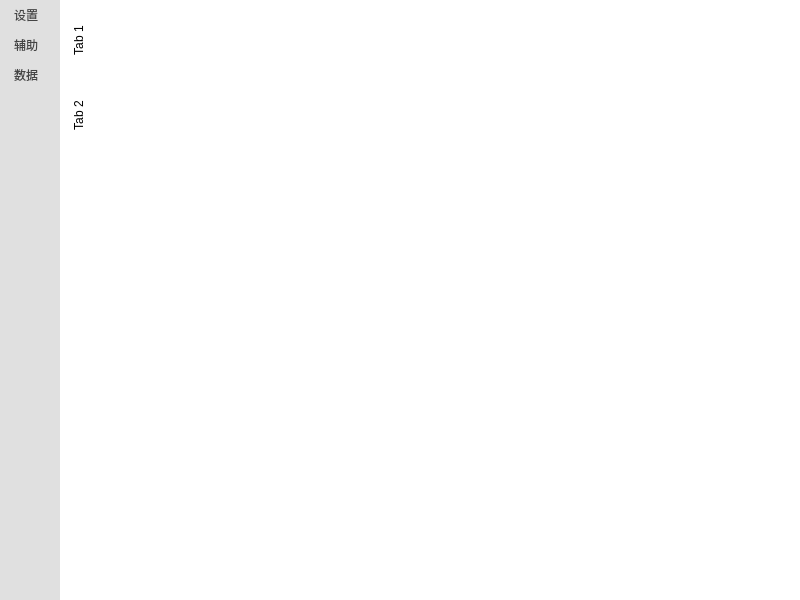
<?xml version="1.0" encoding="UTF-8"?>
<ui version="4.0">
 <class>MainWindow</class>
 <widget class="QMainWindow" name="MainWindow">
  <property name="geometry">
   <rect>
    <x>0</x>
    <y>0</y>
    <width>800</width>
    <height>600</height>
   </rect>
  </property>
  <property name="windowTitle">
   <string>猫样QQ</string>
  </property>
  <property name="windowIcon">
   <iconset resource="resources/resources.qrc">
    <normaloff>:/appicon</normaloff>:/appicon</iconset>
  </property>
  <property name="styleSheet">
   <string notr="true">#MainWindow
{
	background: white;
}</string>
  </property>
  <widget class="QWidget" name="centralwidget">
   <property name="styleSheet">
    <string notr="true">#centralwidget
{
	background: white;
}</string>
   </property>
   <layout class="QHBoxLayout" name="horizontalLayout" stretch="0,0">
    <property name="spacing">
     <number>0</number>
    </property>
    <property name="leftMargin">
     <number>0</number>
    </property>
    <property name="topMargin">
     <number>0</number>
    </property>
    <property name="rightMargin">
     <number>0</number>
    </property>
    <property name="bottomMargin">
     <number>0</number>
    </property>
    <item>
     <widget class="QListWidget" name="sideButtons">
      <property name="minimumSize">
       <size>
        <width>32</width>
        <height>32</height>
       </size>
      </property>
      <property name="maximumSize">
       <size>
        <width>60</width>
        <height>16777215</height>
       </size>
      </property>
      <property name="focusPolicy">
       <enum>Qt::NoFocus</enum>
      </property>
      <property name="styleSheet">
       <string notr="true">#sideButtons
{
	background: #e0e0e0;
	border: none;
}

#sideButtons::item
{
	padding-top: 6px;
	padding-bottom: 6px;
	padding-left: 11px;
	padding-right: 11px;
	color: #444444;
	background: transparent;
}

#sideButtons::item:hover
{
	background: #e8e8e8;
}

#sideButtons::item:selected
{
	background: #f0f0f0;
}</string>
      </property>
      <property name="showDropIndicator" stdset="0">
       <bool>false</bool>
      </property>
      <property name="dragDropMode">
       <enum>QAbstractItemView::NoDragDrop</enum>
      </property>
      <property name="iconSize">
       <size>
        <width>32</width>
        <height>32</height>
       </size>
      </property>
      <property name="horizontalScrollMode">
       <enum>QAbstractItemView::ScrollPerPixel</enum>
      </property>
      <property name="movement">
       <enum>QListView::Static</enum>
      </property>
      <property name="layoutMode">
       <enum>QListView::SinglePass</enum>
      </property>
      <property name="spacing">
       <number>0</number>
      </property>
      <property name="viewMode">
       <enum>QListView::IconMode</enum>
      </property>
      <item>
       <property name="text">
        <string>设置</string>
       </property>
       <property name="icon">
        <iconset resource="resources/resources.qrc">
         <normaloff>:/icons/settings.png</normaloff>:/icons/settings.png</iconset>
       </property>
      </item>
      <item>
       <property name="text">
        <string>辅助</string>
       </property>
       <property name="icon">
        <iconset resource="resources/resources.qrc">
         <normaloff>:/icons/auxiliary.png</normaloff>:/icons/auxiliary.png</iconset>
       </property>
      </item>
      <item>
       <property name="text">
        <string>数据</string>
       </property>
       <property name="icon">
        <iconset resource="resources/resources.qrc">
         <normaloff>:/icons/data.png</normaloff>:/icons/data.png</iconset>
       </property>
      </item>
     </widget>
    </item>
    <item>
     <widget class="QStackedWidget" name="stackedWidget">
      <property name="currentIndex">
       <number>2</number>
      </property>
      <widget class="QWidget" name="settingsPage">
       <layout class="QVBoxLayout" name="verticalLayout">
        <property name="leftMargin">
         <number>0</number>
        </property>
        <property name="topMargin">
         <number>0</number>
        </property>
        <property name="rightMargin">
         <number>0</number>
        </property>
        <property name="bottomMargin">
         <number>0</number>
        </property>
        <item>
         <widget class="LeftTabWidget" name="settingsTabWidget">
          <property name="focusPolicy">
           <enum>Qt::NoFocus</enum>
          </property>
          <property name="styleSheet">
           <string notr="true">QTabWidget
{
	background-color: #f0f0f0;
}

QTabWidget::pane
{
	border: none;
	border-style: outset;
	background-color: white;
}

QTabBar::tab
{
	background-color: transparent;
	border-color: transparent;
	border-width: 0px;
	padding: 12px;
	padding-top: 25px;
	padding-bottom: 20px;
}

QTabBar::tab:selected
{
	background: white;
	border: none;
}

QTabBar::tab:!selected
{
	background: transparent;
	border: none;
}</string>
          </property>
          <property name="tabPosition">
           <enum>QTabWidget::West</enum>
          </property>
          <property name="currentIndex">
           <number>0</number>
          </property>
          <property name="iconSize">
           <size>
            <width>20</width>
            <height>20</height>
           </size>
          </property>
          <widget class="QWidget" name="tab">
           <attribute name="title">
            <string>Tab 1</string>
           </attribute>
          </widget>
          <widget class="QWidget" name="tab_2">
           <attribute name="title">
            <string>Tab 2</string>
           </attribute>
          </widget>
         </widget>
        </item>
       </layout>
      </widget>
      <widget class="QWidget" name="auxiliaryPage">
       <layout class="QVBoxLayout" name="verticalLayout_2">
        <property name="leftMargin">
         <number>0</number>
        </property>
        <property name="topMargin">
         <number>0</number>
        </property>
        <property name="rightMargin">
         <number>0</number>
        </property>
        <property name="bottomMargin">
         <number>0</number>
        </property>
        <item>
         <widget class="LeftTabWidget" name="auxiliaryTabWidget">
          <property name="focusPolicy">
           <enum>Qt::NoFocus</enum>
          </property>
          <property name="styleSheet">
           <string notr="true">QTabWidget
{
	background-color: #f0f0f0;
}

QTabWidget::pane
{
	border: none;
	border-style: outset;
	background-color: white;
}

QTabBar::tab
{
	background-color: transparent;
	border-color: transparent;
	border-width: 0px;
	padding: 12px;
	padding-top: 25px;
	padding-bottom: 20px;
}

QTabBar::tab:selected
{
	background: white;
	border: none;
}

QTabBar::tab:!selected
{
	background: transparent;
	border: none;
}</string>
          </property>
          <property name="tabPosition">
           <enum>QTabWidget::West</enum>
          </property>
          <property name="currentIndex">
           <number>1</number>
          </property>
          <property name="iconSize">
           <size>
            <width>20</width>
            <height>20</height>
           </size>
          </property>
          <widget class="QWidget" name="tab_3">
           <attribute name="title">
            <string>Tab 1</string>
           </attribute>
          </widget>
          <widget class="QWidget" name="tab_4">
           <attribute name="title">
            <string>Tab 2</string>
           </attribute>
          </widget>
         </widget>
        </item>
       </layout>
      </widget>
      <widget class="QWidget" name="dataPage">
       <layout class="QVBoxLayout" name="verticalLayout_3">
        <property name="leftMargin">
         <number>0</number>
        </property>
        <property name="topMargin">
         <number>0</number>
        </property>
        <property name="rightMargin">
         <number>0</number>
        </property>
        <property name="bottomMargin">
         <number>0</number>
        </property>
        <item>
         <widget class="LeftTabWidget" name="dataTabWidget">
          <property name="focusPolicy">
           <enum>Qt::NoFocus</enum>
          </property>
          <property name="styleSheet">
           <string notr="true">QTabWidget
{
	background-color: #f0f0f0;
}

QTabWidget::pane
{
	border: none;
	border-style: outset;
	background-color: white;
}

QTabBar::tab
{
	background-color: transparent;
	border-color: transparent;
	border-width: 0px;
	padding: 12px;
	padding-top: 25px;
	padding-bottom: 20px;
}

QTabBar::tab:selected
{
	background: white;
	border: none;
}

QTabBar::tab:!selected
{
	background: transparent;
	border: none;
}</string>
          </property>
          <property name="tabPosition">
           <enum>QTabWidget::West</enum>
          </property>
          <property name="currentIndex">
           <number>1</number>
          </property>
          <property name="iconSize">
           <size>
            <width>20</width>
            <height>20</height>
           </size>
          </property>
          <widget class="QWidget" name="tab_7">
           <attribute name="title">
            <string>Tab 1</string>
           </attribute>
          </widget>
          <widget class="QWidget" name="tab_8">
           <attribute name="title">
            <string>Tab 2</string>
           </attribute>
          </widget>
         </widget>
        </item>
       </layout>
      </widget>
     </widget>
    </item>
   </layout>
  </widget>
  <widget class="QMenuBar" name="menubar">
   <property name="geometry">
    <rect>
     <x>0</x>
     <y>0</y>
     <width>800</width>
     <height>37</height>
    </rect>
   </property>
  </widget>
 </widget>
 <customwidgets>
  <customwidget>
   <class>LeftTabWidget</class>
   <extends>QTabWidget</extends>
   <header>widgets/lefttabwidget.h</header>
   <container>1</container>
  </customwidget>
 </customwidgets>
 <resources>
  <include location="resources/resources.qrc"/>
 </resources>
 <connections/>
</ui>
